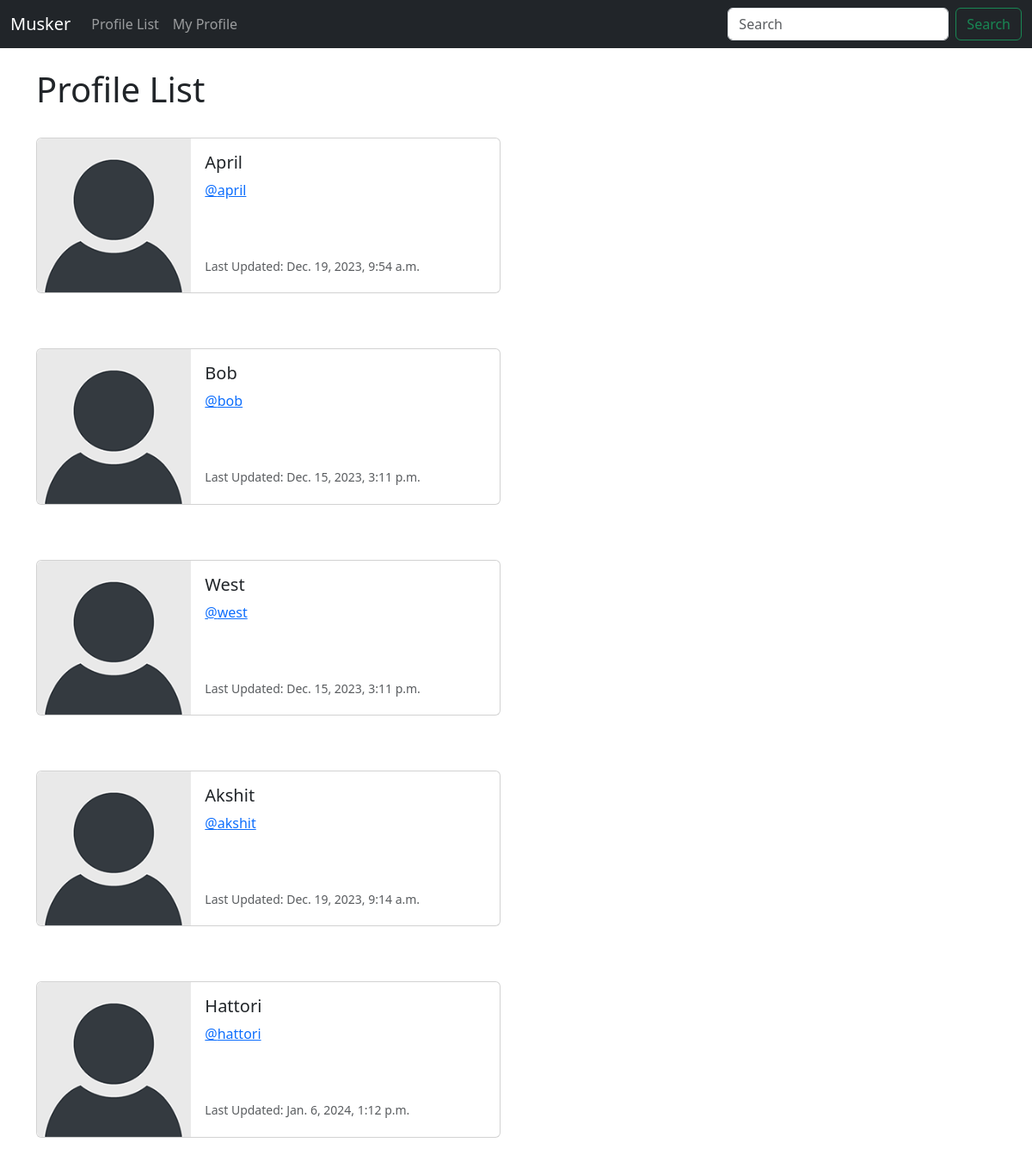
Screenshot of /profile_list/ (signed in) with the database file from the repository.
### musker/models.py (models this page shows, shortened)
class Profile(models.Model):
    user = models.OneToOneField(User, on_delete=models.CASCADE)
    follows = models.ManyToManyField('self', related_name='followed_by', symmetrical=False, blank=True)
    date_modified = models.DateTimeField(User, auto_now=True)

### musker/views.py (the view)
# urls.py: path('profile_list/', views.profile_list, name="profile_list"),
def profile_list(request):
    if request.user.is_authenticated:
        profiles = Profile.objects.exclude(user=request.user)
        return render(request, 'profile_list.html', {'profiles': profiles})
    else:
        messages.success(request, 'login to view this page')
        return redirect('home')

### musker/templates/profile_list.html
{% extends 'base.html' %}
{% load static %}
{% block content %}
    <h1>Profile List</h1>
<br/>
{% if profiles %}
    {% for profile in profiles %}
    <div class="card mb-3" style="max-width: 540px;">
        <div class="row g-0">
          <div class="col-md-4">
            <img src="{% static 'images/default_profile_pic.png' %}" class="img-fluid rounded-start" alt="Profile Image">
          </div>
          <div class="col-md-8">
            <div class="card-body">
              <h5 class="card-title">{{ profile.user.username }}</h5>
              <p class="card-text"><a href="{% url 'profile' profile.user.id %}">@{{ profile.user.username|lower }}</a></p>
              <br/><br/>
              <p class="card-text"><small class="text-body-secondary">Last Updated: {{ profile.date_modified }}</small></p>
            </div>
          </div>
        </div>
      </div>
      <br/><br/>
    {% endfor %}
{% endif %}
{% endblock %}

### rows the page displays
Profile: user.username "April", user.username "april", date_modified "Dec. 19, 2023, 9:54 a.m."
Profile: user.username "Bob", user.username "bob", date_modified "Dec. 15, 2023, 3:11 p.m."
Profile: user.username "West", user.username "west", date_modified "Dec. 15, 2023, 3:11 p.m."
Profile: user.username "Akshit", user.username "akshit", date_modified "Dec. 19, 2023, 9:14 a.m."
Profile: user.username "Hattori", user.username "hattori", date_modified "Jan. 6, 2024, 1:12 p.m."
